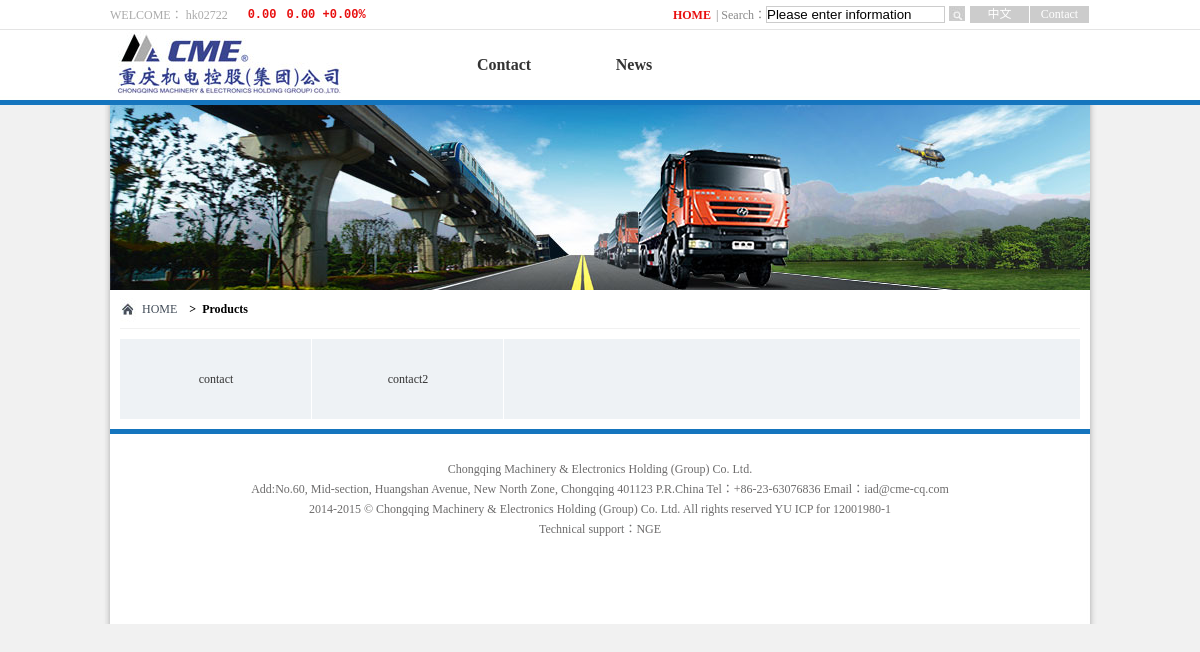
/?c=trangchu&a=tabpage&id=9, run on the app's committed database.
### tables this page shows
CREATE TABLE `menu` (
  `id_menu` int(11) NOT NULL,
  `tenmenu_tv` text NOT NULL,
  `tenmenu_ta` text NOT NULL,
  `tenmenu_tt` text NOT NULL
);

CREATE TABLE `tab_menu` (
  `id_tab` int(11) NOT NULL,
  `content_tv` text,
  `content_ta` text,
  `content_tt` text,
  `id_menu` int(11) DEFAULT NULL,
  `text_tv` text,
  `text_ta` text,
  `text_tt` text,
  `H1_tt` text,
  `H1_ta` text,
  `H1_tv` text,
  `H2_tt` text,
  `H2_ta` text,
  `H2_tv` text,
  `title_ta` text,
  `title_tt` text,
  `title_tv` text,
  `alt_ta` text,
  `alt_tt` text,
  `alt_tv` text,
  `tukhoa_ta` text,
  `tukhoa_tt` text,
  `tukhoa_tv` text,
  `des_ta` text,
  `des_tt` text,
  `des_tv` text,
  `today` varchar(15) NOT NULL
);

### application/core/common.php (called while the page is built, shortened)
<?php
function Load_File(){
	$config = include PATH_SYSTEM."/config/init.php";
	$action = empty($_GET["a"]) ? $config["default_action"] : $_GET["a"];
	include_once PATH_SYSTEM . '/core/controller.php';
	$controllerObject = new $controller();
	$controllerObject->$action();
}
?>

### bootstrap.php (called while the page is built, shortened)
<?php
	class Bootstrap{
		public function Init(){
			include_once(PATH_SYSTEM."/core/db.php");
			include_once(PATH_SYSTEM."/core/model.php");
			include_once PATH_SYSTEM ."/core/common.php";
			Load_File();
		}
	}
?>

### index.php (called while the page is built, shortened)
<?php
	require_once("bootstrap.php");
	$boostrap = new Bootstrap;
	$boostrap->Init();
?>

### application/core/db.php (called while the page is built, shortened)
<?php
class Database{
    public $_dbh = '';
    public $_sql = '';
    public function database() {
        $this->_dbh = new PDO('mysql:host='.DB_HOST.'; dbname='.DATA,DB_USER,DB_PASSWORD);
        $this->_dbh->query('set names "utf8"');
    }
    public function setQuery($sql) {
        $this->_sql = $sql;
    }
    public function execute($options=array()) {
        $this->_cursor = $this->_dbh->prepare($this->_sql);
        $this->_cursor->execute();
        return $this->_cursor;
    }
    public function loadAllRows($options=array()) {
        if(!$options) {
            if(!$result = $this->execute())
                return false;
        }
        else {
            if(!$result = $this->execute($options))
                return false;
        }
        return $result->fetchAll(PDO::FETCH_OBJ);
    }
}
?>

### application/core/model.php (called while the page is built, shortened)
<?php
class Model{
	private $db;
	private $classname;
	function __construct(){
		$this->db= new Database();
		$this->classname = get_class($this);
	}
	public function getDanhSachMenu(){
		$table =	strtolower($this->classname);
		$sql = "SELECT * FROM `$table`";
		$this->db->setQuery($sql);
		$result_tab = $this->db->loadAllRows();
		return $result_tab;
	}
	public function getElMenuAll($id){
		$table =	strtolower($this->classname);
		$sql = "SELECT * FROM `$table` where id_menu =$id";
		$this->db->setQuery($sql);
		$result_tab = $this->db->loadAllRows();
		return $result_tab;
	}
}

### application/view/client/tabpage.php (the view, shortened to what this page needs)
<?php
$language = isset($_GET['language']) ? $_GET['language'] : "";
$menu = $row["menu"];
$data = $row["data"];
?>
<div class="topbg">
 <div class="top01">
  <span class="welcome">WELCOME：<strong></strong> hk02722</span>
  <samp class="gp"><samp  class="bpjg"><dl>0.00</dl><span>0.00   +0.00%</span></samp ></samp>
  <a class="language" href="contact.html">Contact</a>
  <a class="language" href="index.html">中文</a>
  <form class="topform" action="search.html" method="post" class="form2"  name="f">
    <span>| Search：</span>
    <input type="text" value="Please enter information" id="searchtexts" name="searchtext"  />
    <input ID="Submit2" type="submit" name="s" class="btn1" value="" />
  </form>
  <a class="home" href="index-e.html">HOME</a>
</div>
<div class="top02">
  <a href="index-e.html" class="logo"><img src="img/logo.jpg" width="240" height="70" /></a>
  <ul class="nav">
    <?php
    for($i = 0 ; $i < count($menu) ;$i++){
     if($language == "tt"){
      echo "<li><a href='?c=trangchu&a=tabpage&language=tt&id=".$menu[$i]->id_menu."'>".$menu[$i]->tenmenu_tt."</a></li>";
    }else if($language == "ta"){
      echo "<li><a href='?c=trangchu&a=tabpage&language=ta&id=".$menu[$i]->id_menu."'>".$menu[$i]->tenmenu_ta."</a></li>";
    }else{
      echo "<li><a href='?c=trangchu&a=tabpage&id=".$menu[$i]->id_menu."'>".$menu[$i]->tenmenu_tv."</a></li>";
    }
  }
  ?>
 </ul>
</div>
</div>
<div class="all">
  <div class="banner2"><img src="img/inban03.jpg" width="980" height="185" /></div>
  <h1 class="all_h1">
   <a class="sy" href="index-e.html">HOME </a>
   &nbsp;&nbsp;>&nbsp;&nbsp;Products
 </h1>
 <ul class="nav2">
   <?php
   for($j = 0 ;$j <count($data) ;$j++){
    if($language == "tt"){
      echo '<li class="li_w192"><a>'.$data[$j]->content_tt.'</a></li>';
    }else if($language == "ta"){
      echo '<li class="li_w192"><a>'.$data[$j]->content_ta.'</a></li>';
    }else{
      echo '<li class="li_w192"><a>'.$data[$j]->content_tv.'</a></li>';
    }
  }
  ?>
</ul>

### css/css-e.css (style rules this page uses)
* { margin:0; padding:0; border:0; }
a { text-decoration:none; color:#333; }
ul li { list-style:none; zoom:1; *display:inline; \9display:inline; }
body { background:#f1f1f1; font-family:"微软雅黑"; }
.topbg { width:100%; height:105px; background:url(../img/topbg.jpg) repeat-x; }
.top01,.top02 { width:980px; margin:0 auto;font-size:12px }
.top01 { height:30px; line-height:30px; }
.top02 { height:70px; }
.welcome,.top01 samp { float:left; }
.welcome { color:#aaa; }
.top01 samp { padding-left:10px; font-weight:bold; color:#e80f0f; }
.home,.search,.language,.topform { float:right; }
.home { padding-right:5px; color:#e80f0f; font-weight:bold; }
.language { display:block; width:59px; height:17px; line-height:17px; color:#fff; background:#ccc; text-align:center; margin-right:1px; margin-top:6px; }
.topform span { color:#888; }
.topform input { height:15px; border:#ccc solid 1px; }
.topform span,.topform input,.topform a { float:left; }
.topform { margin-right:5px; }
.topform input,.topform a { margin-top:6px; }
.logo { width:240px; height:70px; float:left; }
.nav { width:650px; height:70px; padding-left:89px; float:left; }
.nav li { width:130px; height:70px; line-height:70px; text-align:center; color:#4f4f4f; float:left; font-family:"微软雅黑"; }
.nav li a { display:block; width:130px; height:70px; font-size:16px;font-weight: bold; }
.bpjg dl { float:left;padding-right:10px }
.all { width:980px; height:auto; padding:0px 7px; background:url(../img/bg-client.jpg) repeat-y; margin:0 auto; }
.banner2 { width:980px; height:185px; }
.all_h1 { width:960px; height:38px; background:url(../img/homeico.jpg) no-repeat left; line-height:38px; border-bottom:#f1f1f1 solid 1px; margin:0 auto; font-size:12px }
.all_h1 a { font-family:"微软雅黑"; color:#275690; }
.all_h1 a.sy { color:#424c58; padding-left:22px; font-weight:normal; padding-right:3px; }
.nav2 { width:960px; height:80px; margin:10px auto 10px auto; background:#eef2f5;font-size:12px }
.nav2 li a { display:block; width:100%; height:80px; font-family:"微软雅黑"; background:url(../img/nav2line.png) no-repeat right; cursor:pointer;overflow: hidden; }
.li_w192 { width:192px; height:80px; text-align:center; float:left;line-height:80px; }
.btn1 { background:url("../img/sear.jpg"); width:16px; height:17px; margin-left:4px; cursor:pointer; }

### data on the page
menu: tenmenu_tv "Contact"
menu: tenmenu_tv "News"
tab_menu: content_tv "contact"
tab_menu: content_tv "contact2"
